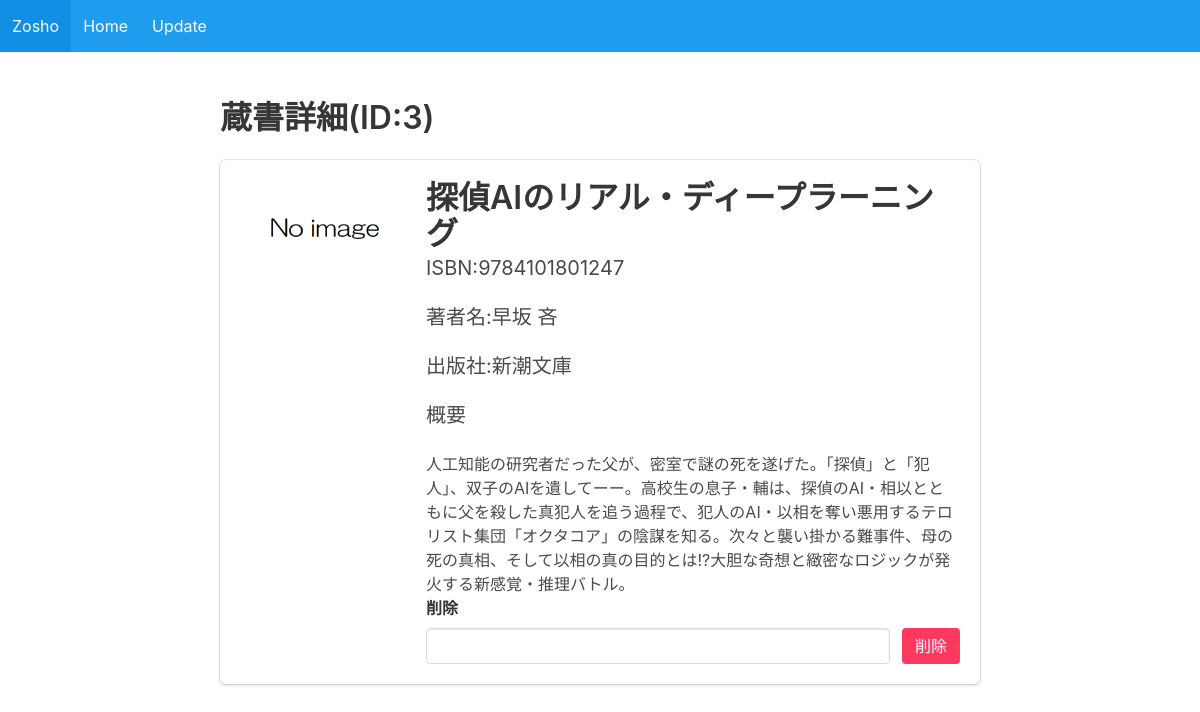
Screenshot of /detail.php?id=3 with the database file from the repository.
### tables this page shows
CREATE TABLE booksTest2(
        id INTEGER PRIMARY KEY AUTOINCREMENT,
        isbn INTEGER VARCHAR(15),
        title VARCHAR(100),
        author VARCHAR(100),
        imgpath VARCHAR(1000),
        publisher VARCHAR(1000),
        about VARCHAR(1000),
        UNIQUE (isbn)
      );

### detail.php (the view, shortened to what this page needs)
<?php
try{
  $pdo = new PDO('sqlite:books.db');
  $pdo->setAttribute(PDO::ATTR_ERRMODE, PDO::ERRMODE_EXCEPTION);
  $pdo->setAttribute(PDO::ATTR_EMULATE_PREPARES,false);
}catch (PDOException $e){
  $error = $e->getMessage();
}
$query = 'SELECT * FROM booksTest2 WHERE id = ?';
$id = $_GET['id'];
$prepare = $pdo->prepare($query);
$prepare->bindValue(1,(int)$id,PDO::PARAM_INT);
$prepare->execute();
$result = $prepare->fetch();
?>
<!DOCTYPE HTML>
<html lang="ja">
  <head>
    <link rel="preload" as="style" href="./css/bulma.min.css" onload="this.as='';this.rel='stylesheet'">
  </head>
  <body>
    <nav class="navbar is-info" role="navigation" aria-label="main navigation">
      <div class="navbar-brand">
        <a class="navbar-item" href="https://zosho.dafu.cf/">
          Zosho
        </a>
      </div>
      <div id="navbar" class="navbar-menu">
        <div class="navbar-start">
          <a class="navbar-item" href="/">
            Home
          </a>
          <a class="navbar-item" href="/form.php">
            Update
          </a>
      </div>
    </nav>
    <section class="section columns">
      <div class="column"></div>
      <div class="column is-8">
        <h1 class="title">蔵書詳細(ID:<?=$result['id']?>)</h1>
        <div class="box">
          <div class="columns">
            <div class="column is-3">
              <img src="<?=$result['imgpath']?>" onerror="this.src='./img/error.png'">
            </div>
            <div class="column">
              <h1 class="title"><?=$result['title']?></h1>
              <h2 class="subtitle">ISBN:<?=$result['isbn']?></h2>
              <h2 class="subtitle">著者名:<?=$result['author']?></h2>
              <h2 class="subtitle">出版社:<?=$result['publisher']?></h2>
              <h2 class="subtitle">概要</h2>
              <p><?=$result['about']?></p>
              <form method="POST" action="./delete.php">
                <label for="delpass" class="label">削除</label>
                <div class="field is-grouped">
                  <div class="control is-expanded">
                    <input type="text" id="delpass" name="delpass" class="input" required/>
                  </div>
                  <div class="control">
                    <input type="submit" class="button is-danger" value="削除">
                  </div>
                </div>
              </form>
            </div>
          </div>
        </div>
      </div>
      <div class="column"></div>
    </section>
  </body>
</html>

### rows the page displays
bookstest2: id "3", title "探偵AIのリアル・ディープラーニング", isbn "9784101801247", author "早坂 吝", publisher "新潮文庫", about "人工知能の研究者だった父が、密室で謎の死を遂げた。「探偵」と「犯人」、双子のAIを遺してーー。高校生の息子・輔は、探偵のAI・相以とともに父を殺した真犯人を追う過程で、犯人のAI・以相を奪い悪用するテロリスト集団「オクタコア」の陰謀を知る。次々と襲い掛かる難事件、母の死の真相、そして以相の真の目的とは!?大胆な奇想と緻密なロジックが発火する新感覚・推理バトル。"
